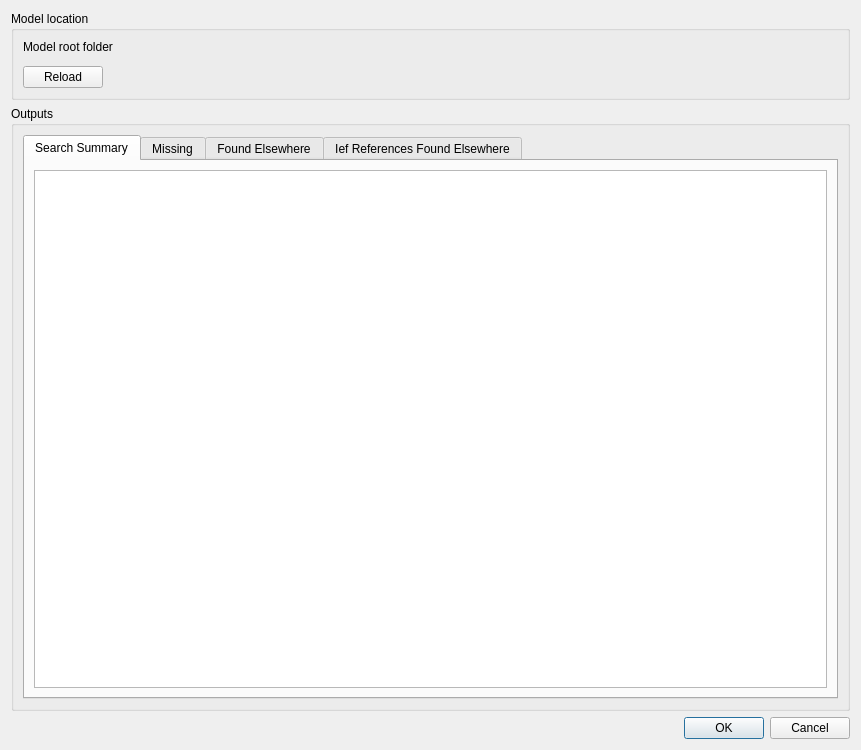
<?xml version="1.0" encoding="UTF-8"?>
<ui version="4.0">
 <class>CheckFilesDialog</class>
 <widget class="QDialog" name="CheckFilesDialog">
  <property name="geometry">
   <rect>
    <x>0</x>
    <y>0</y>
    <width>861</width>
    <height>750</height>
   </rect>
  </property>
  <property name="windowTitle">
   <string>File Check</string>
  </property>
  <layout class="QVBoxLayout" name="verticalLayout_6">
   <item>
    <widget class="QGroupBox" name="modelFolderGroupbox">
     <property name="title">
      <string>Model location</string>
     </property>
     <layout class="QVBoxLayout" name="verticalLayout">
      <item>
       <widget class="QLabel" name="label">
        <property name="text">
         <string>Model root folder</string>
        </property>
       </widget>
      </item>
      <item>
       <widget class="QgsFileWidget" name="modelFolderFileWidget"/>
      </item>
      <item>
       <layout class="QHBoxLayout" name="horizontalLayout">
        <item>
         <widget class="QPushButton" name="reloadBtn">
          <property name="text">
           <string>Reload</string>
          </property>
         </widget>
        </item>
        <item>
         <spacer name="horizontalSpacer">
          <property name="orientation">
           <enum>Qt::Horizontal</enum>
          </property>
          <property name="sizeHint" stdset="0">
           <size>
            <width>40</width>
            <height>20</height>
           </size>
          </property>
         </spacer>
        </item>
       </layout>
      </item>
     </layout>
    </widget>
   </item>
   <item>
    <widget class="QGroupBox" name="outputsGroupbox">
     <property name="title">
      <string>Outputs</string>
     </property>
     <layout class="QVBoxLayout" name="verticalLayout_5">
      <item>
       <widget class="QTabWidget" name="resultsTabWidget">
        <property name="currentIndex">
         <number>0</number>
        </property>
        <widget class="QWidget" name="searchSummaryTab">
         <attribute name="title">
          <string>Search Summary</string>
         </attribute>
         <layout class="QVBoxLayout" name="verticalLayout_4">
          <item>
           <widget class="QTextBrowser" name="summaryTextEdit">
            <property name="font">
             <font>
              <family>Courier</family>
              <pointsize>10</pointsize>
             </font>
            </property>
            <property name="sizeAdjustPolicy">
             <enum>QAbstractScrollArea::AdjustToContents</enum>
            </property>
            <property name="lineWrapMode">
             <enum>QTextEdit::NoWrap</enum>
            </property>
           </widget>
          </item>
         </layout>
        </widget>
        <widget class="QWidget" name="missingFilesTab">
         <attribute name="title">
          <string>Missing</string>
         </attribute>
         <layout class="QVBoxLayout" name="verticalLayout_2" stretch="3,0">
          <item>
           <layout class="QVBoxLayout" name="verticalLayout_10">
            <item>
             <widget class="QLabel" name="label_6">
              <property name="text">
               <string>Missing Files</string>
              </property>
             </widget>
            </item>
            <item>
             <widget class="QTableWidget" name="missingFilesTable">
              <attribute name="horizontalHeaderMinimumSectionSize">
               <number>250</number>
              </attribute>
              <attribute name="horizontalHeaderStretchLastSection">
               <bool>true</bool>
              </attribute>
              <column>
               <property name="text">
                <string>File Name</string>
               </property>
              </column>
              <column>
               <property name="text">
                <string>Original Path</string>
               </property>
              </column>
             </widget>
            </item>
           </layout>
          </item>
          <item>
           <layout class="QVBoxLayout" name="verticalLayout_11">
            <item>
             <widget class="QLabel" name="label_7">
              <property name="text">
               <string>Parent references</string>
              </property>
             </widget>
            </item>
            <item>
             <widget class="QListWidget" name="missingParentList"/>
            </item>
           </layout>
          </item>
         </layout>
        </widget>
        <widget class="QWidget" name="foundElsewhereTab">
         <attribute name="title">
          <string>Found Elsewhere</string>
         </attribute>
         <layout class="QVBoxLayout" name="verticalLayout_3" stretch="3,0">
          <item>
           <layout class="QVBoxLayout" name="verticalLayout_8">
            <item>
             <widget class="QLabel" name="label_4">
              <property name="text">
               <string>Found Files (with incorrect paths)</string>
              </property>
             </widget>
            </item>
            <item>
             <widget class="QTableWidget" name="elsewhereFilesTable">
              <attribute name="horizontalHeaderMinimumSectionSize">
               <number>250</number>
              </attribute>
              <attribute name="horizontalHeaderStretchLastSection">
               <bool>true</bool>
              </attribute>
              <column>
               <property name="text">
                <string>File Name</string>
               </property>
              </column>
              <column>
               <property name="text">
                <string>Found At</string>
               </property>
              </column>
              <column>
               <property name="text">
                <string>Original Path</string>
               </property>
              </column>
             </widget>
            </item>
           </layout>
          </item>
          <item>
           <layout class="QVBoxLayout" name="verticalLayout_9">
            <item>
             <widget class="QLabel" name="label_5">
              <property name="text">
               <string>Parent references</string>
              </property>
             </widget>
            </item>
            <item>
             <widget class="QListWidget" name="elsewhereParentList"/>
            </item>
           </layout>
          </item>
         </layout>
        </widget>
        <widget class="QWidget" name="foundIefRefTab">
         <attribute name="title">
          <string>Ief References Found Elsewhere</string>
         </attribute>
         <layout class="QVBoxLayout" name="verticalLayout_7" stretch="3,0">
          <item>
           <layout class="QVBoxLayout" name="verticalLayout_12">
            <item>
             <widget class="QLabel" name="label_8">
              <property name="text">
               <string>Found Files referenced by .ief files (with incorrect paths)</string>
              </property>
             </widget>
            </item>
            <item>
             <widget class="QTableWidget" name="iefElsewhereFilesTable">
              <attribute name="horizontalHeaderMinimumSectionSize">
               <number>250</number>
              </attribute>
              <attribute name="horizontalHeaderStretchLastSection">
               <bool>true</bool>
              </attribute>
              <column>
               <property name="text">
                <string>File Name</string>
               </property>
              </column>
              <column>
               <property name="text">
                <string>Found At</string>
               </property>
              </column>
              <column>
               <property name="text">
                <string>Original Path</string>
               </property>
              </column>
             </widget>
            </item>
           </layout>
          </item>
          <item>
           <layout class="QVBoxLayout" name="verticalLayout_13">
            <item>
             <widget class="QLabel" name="label_9">
              <property name="text">
               <string>Parent references</string>
              </property>
             </widget>
            </item>
            <item>
             <widget class="QListWidget" name="iefElsewhereParentList"/>
            </item>
           </layout>
          </item>
         </layout>
        </widget>
       </widget>
      </item>
     </layout>
    </widget>
   </item>
   <item>
    <layout class="QHBoxLayout" name="horizontalLayout_2">
     <item>
      <widget class="QLabel" name="statusLabel">
       <property name="text">
        <string/>
       </property>
      </widget>
     </item>
     <item>
      <widget class="QDialogButtonBox" name="buttonBox">
       <property name="orientation">
        <enum>Qt::Horizontal</enum>
       </property>
       <property name="standardButtons">
        <set>QDialogButtonBox::Cancel|QDialogButtonBox::Ok</set>
       </property>
      </widget>
     </item>
    </layout>
   </item>
  </layout>
 </widget>
 <customwidgets>
  <customwidget>
   <class>QgsFileWidget</class>
   <extends>QWidget</extends>
   <header>qgsfilewidget.h</header>
  </customwidget>
 </customwidgets>
 <resources/>
 <connections>
  <connection>
   <sender>buttonBox</sender>
   <signal>accepted()</signal>
   <receiver>CheckFilesDialog</receiver>
   <slot>accept()</slot>
   <hints>
    <hint type="sourcelabel">
     <x>248</x>
     <y>254</y>
    </hint>
    <hint type="destinationlabel">
     <x>157</x>
     <y>274</y>
    </hint>
   </hints>
  </connection>
  <connection>
   <sender>buttonBox</sender>
   <signal>rejected()</signal>
   <receiver>CheckFilesDialog</receiver>
   <slot>reject()</slot>
   <hints>
    <hint type="sourcelabel">
     <x>316</x>
     <y>260</y>
    </hint>
    <hint type="destinationlabel">
     <x>286</x>
     <y>274</y>
    </hint>
   </hints>
  </connection>
 </connections>
</ui>
